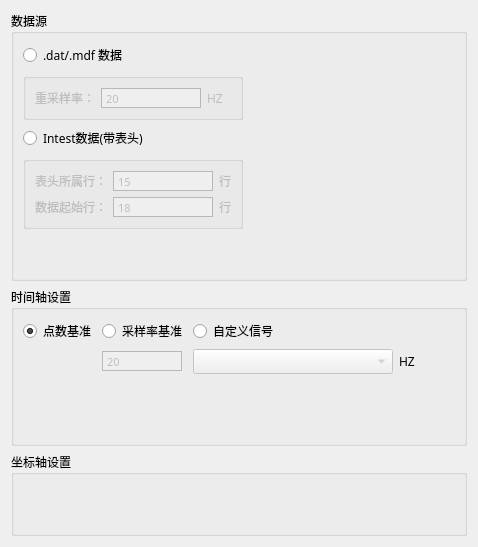
           <widget class="QWidget" name="DataViewer_setting">
            <attribute name="title">
             <string>DataViewer</string>
            </attribute>
            <layout class="QVBoxLayout" name="verticalLayout_6">
             <item>
              <widget class="QGroupBox" name="DataViewer_setting_Rawdata">
               <property name="font">
                <font>
                 <family>Microsoft YaHei</family>
                </font>
               </property>
               <property name="title">
                <string>数据源</string>
               </property>
               <layout class="QGridLayout" name="gridLayout_12">
                <item row="3" column="0" colspan="3">
                 <widget class="QGroupBox" name="DataViewer_setting_Rawdata_Intest_Group">
                  <property name="title">
                   <string/>
                  </property>
                  <layout class="QGridLayout" name="gridLayout_22">
                   <item row="0" column="0">
                    <widget class="QLabel" name="DataViewer_setting_Rawdata_Intest_feature">
                     <property name="enabled">
                      <bool>false</bool>
                     </property>
                     <property name="minimumSize">
                      <size>
                       <width>0</width>
                       <height>0</height>
                      </size>
                     </property>
                     <property name="font">
                      <font>
                       <family>Microsoft YaHei UI</family>
                      </font>
                     </property>
                     <property name="text">
                      <string>表头所属行：</string>
                     </property>
                    </widget>
                   </item>
                   <item row="0" column="1">
                    <widget class="QTextEdit" name="DataViewer_setting_Rawdata_Intest_hang_data_TE">
                     <property name="enabled">
                      <bool>false</bool>
                     </property>
                     <property name="minimumSize">
                      <size>
                       <width>0</width>
                       <height>0</height>
                      </size>
                     </property>
                     <property name="maximumSize">
                      <size>
                       <width>100</width>
                       <height>20</height>
                      </size>
                     </property>
                     <property name="verticalScrollBarPolicy">
                      <enum>Qt::ScrollBarAlwaysOff</enum>
                     </property>
                     <property name="horizontalScrollBarPolicy">
                      <enum>Qt::ScrollBarAlwaysOff</enum>
                     </property>
                     <property name="html">
                      <string>&lt;!DOCTYPE HTML PUBLIC &quot;-//W3C//DTD HTML 4.0//EN&quot; &quot;http://www.w3.org/TR/REC-html40/strict.dtd&quot;&gt;
&lt;html&gt;&lt;head&gt;&lt;meta name=&quot;qrichtext&quot; content=&quot;1&quot; /&gt;&lt;style type=&quot;text/css&quot;&gt;
p, li { white-space: pre-wrap; }
&lt;/style&gt;&lt;/head&gt;&lt;body style=&quot; font-family:'Microsoft YaHei'; font-size:8.25pt; font-weight:400; font-style:normal;&quot;&gt;
&lt;p style=&quot; margin-top:0px; margin-bottom:0px; margin-left:0px; margin-right:0px; -qt-block-indent:0; text-indent:0px;&quot;&gt;&lt;span style=&quot; font-family:'MS Shell Dlg 2';&quot;&gt;15&lt;/span&gt;&lt;/p&gt;&lt;/body&gt;&lt;/html&gt;</string>
                     </property>
                    </widget>
                   </item>
                   <item row="0" column="3">
                    <widget class="QLabel" name="DataViewer_setting_Rawdata_Intest_hang_feature">
                     <property name="enabled">
                      <bool>false</bool>
                     </property>
                     <property name="minimumSize">
                      <size>
                       <width>0</width>
                       <height>0</height>
                      </size>
                     </property>
                     <property name="text">
                      <string>行</string>
                     </property>
                    </widget>
                   </item>
                   <item row="1" column="1">
                    <widget class="QTextEdit" name="DataViewer_setting_Rawdata_Intest_hang_feature_TE">
                     <property name="enabled">
                      <bool>false</bool>
                     </property>
                     <property name="minimumSize">
                      <size>
                       <width>0</width>
                       <height>0</height>
                      </size>
                     </property>
                     <property name="maximumSize">
                      <size>
                       <width>100</width>
                       <height>20</height>
                      </size>
                     </property>
                     <property name="verticalScrollBarPolicy">
                      <enum>Qt::ScrollBarAlwaysOff</enum>
                     </property>
                     <property name="horizontalScrollBarPolicy">
                      <enum>Qt::ScrollBarAlwaysOff</enum>
                     </property>
                     <property name="html">
                      <string>&lt;!DOCTYPE HTML PUBLIC &quot;-//W3C//DTD HTML 4.0//EN&quot; &quot;http://www.w3.org/TR/REC-html40/strict.dtd&quot;&gt;
&lt;html&gt;&lt;head&gt;&lt;meta name=&quot;qrichtext&quot; content=&quot;1&quot; /&gt;&lt;style type=&quot;text/css&quot;&gt;
p, li { white-space: pre-wrap; }
&lt;/style&gt;&lt;/head&gt;&lt;body style=&quot; font-family:'Microsoft YaHei'; font-size:8.25pt; font-weight:400; font-style:normal;&quot;&gt;
&lt;p style=&quot; margin-top:0px; margin-bottom:0px; margin-left:0px; margin-right:0px; -qt-block-indent:0; text-indent:0px;&quot;&gt;&lt;span style=&quot; font-family:'MS Shell Dlg 2';&quot;&gt;18&lt;/span&gt;&lt;/p&gt;&lt;/body&gt;&lt;/html&gt;</string>
                     </property>
                    </widget>
                   </item>
                   <item row="1" column="3">
                    <widget class="QLabel" name="DataViewer_setting_Rawdata_Intest_hang_data">
                     <property name="enabled">
                      <bool>false</bool>
                     </property>
                     <property name="minimumSize">
                      <size>
                       <width>0</width>
                       <height>0</height>
                      </size>
                     </property>
                     <property name="text">
                      <string>行</string>
                     </property>
                    </widget>
                   </item>
                   <item row="1" column="0">
                    <widget class="QLabel" name="DataViewer_setting_Rawdata_Intest_data">
                     <property name="enabled">
                      <bool>false</bool>
                     </property>
                     <property name="minimumSize">
                      <size>
                       <width>0</width>
                       <height>0</height>
                      </size>
                     </property>
                     <property name="font">
                      <font>
                       <family>Microsoft YaHei UI</family>
                      </font>
                     </property>
                     <property name="text">
                      <string>数据起始行：</string>
                     </property>
                    </widget>
                   </item>
                  </layout>
                 </widget>
                </item>
                <item row="0" column="3">
                 <spacer name="horizontalSpacer">
                  <property name="orientation">
                   <enum>Qt::Horizontal</enum>
                  </property>
                  <property name="sizeHint" stdset="0">
                   <size>
                    <width>40</width>
                    <height>20</height>
                   </size>
                  </property>
                 </spacer>
                </item>
                <item row="7" column="1">
                 <spacer name="verticalSpacer">
                  <property name="orientation">
                   <enum>Qt::Vertical</enum>
                  </property>
                  <property name="sizeHint" stdset="0">
                   <size>
                    <width>20</width>
                    <height>40</height>
                   </size>
                  </property>
                 </spacer>
                </item>
                <item row="2" column="0">
                 <widget class="QRadioButton" name="DataViewer_setting_Rawdata_Intest_RB">
                  <property name="text">
                   <string>Intest数据(带表头)</string>
                  </property>
                 </widget>
                </item>
                <item row="1" column="0" colspan="3">
                 <widget class="QGroupBox" name="DataViewer_setting_Rawdata_mdf_res_Group">
                  <property name="title">
                   <string/>
                  </property>
                  <layout class="QGridLayout" name="gridLayout_24">
                   <item row="0" column="0">
                    <widget class="QLabel" name="DataViewer_setting_Rawdata_mdf_res_HZ">
                     <property name="enabled">
                      <bool>false</bool>
                     </property>
                     <property name="minimumSize">
                      <size>
                       <width>0</width>
                       <height>0</height>
                      </size>
                     </property>
                     <property name="font">
                      <font>
                       <family>Microsoft YaHei UI</family>
                      </font>
                     </property>
                     <property name="text">
                      <string>重采样率：</string>
                     </property>
                    </widget>
                   </item>
                   <item row="0" column="3">
                    <widget class="QLabel" name="DataViewer_setting_Rawdata_mdf_HZ">
                     <property name="enabled">
                      <bool>false</bool>
                     </property>
                     <property name="minimumSize">
                      <size>
                       <width>0</width>
                       <height>0</height>
                      </size>
                     </property>
                     <property name="text">
                      <string>HZ</string>
                     </property>
                    </widget>
                   </item>
                   <item row="0" column="1">
                    <widget class="QTextEdit" name="DataViewer_setting_Rawdata_mdf_res_TE">
                     <property name="enabled">
                      <bool>false</bool>
                     </property>
                     <property name="minimumSize">
                      <size>
                       <width>0</width>
                       <height>0</height>
                      </size>
                     </property>
                     <property name="maximumSize">
                      <size>
                       <width>100</width>
                       <height>20</height>
                      </size>
                     </property>
                     <property name="verticalScrollBarPolicy">
                      <enum>Qt::ScrollBarAlwaysOff</enum>
                     </property>
                     <property name="horizontalScrollBarPolicy">
                      <enum>Qt::ScrollBarAlwaysOff</enum>
                     </property>
                     <property name="html">
                      <string>&lt;!DOCTYPE HTML PUBLIC &quot;-//W3C//DTD HTML 4.0//EN&quot; &quot;http://www.w3.org/TR/REC-html40/strict.dtd&quot;&gt;
&lt;html&gt;&lt;head&gt;&lt;meta name=&quot;qrichtext&quot; content=&quot;1&quot; /&gt;&lt;style type=&quot;text/css&quot;&gt;
p, li { white-space: pre-wrap; }
&lt;/style&gt;&lt;/head&gt;&lt;body style=&quot; font-family:'Microsoft YaHei'; font-size:8.25pt; font-weight:400; font-style:normal;&quot;&gt;
&lt;p style=&quot; margin-top:0px; margin-bottom:0px; margin-left:0px; margin-right:0px; -qt-block-indent:0; text-indent:0px;&quot;&gt;&lt;span style=&quot; font-family:'MS Shell Dlg 2';&quot;&gt;20&lt;/span&gt;&lt;/p&gt;&lt;/body&gt;&lt;/html&gt;</string>
                     </property>
                    </widget>
                   </item>
                  </layout>
                 </widget>
                </item>
                <item row="0" column="0">
                 <widget class="QRadioButton" name="DataViewer_setting_Rawdata_mdf_res_RB">
                  <property name="text">
                   <string>.dat/.mdf 数据</string>
                  </property>
                 </widget>
                </item>
               </layout>
              </widget>
             </item>
             <item>
              <widget class="QGroupBox" name="DataViewer_setting_Time_axis">
               <property name="font">
                <font>
                 <family>Microsoft YaHei</family>
                </font>
               </property>
               <property name="title">
                <string>时间轴设置</string>
               </property>
               <layout class="QGridLayout" name="gridLayout_11">
                <item row="0" column="1">
                 <widget class="QRadioButton" name="DataViewer_setting_Time_axis_Samples_RB">
                  <property name="sizePolicy">
                   <sizepolicy hsizetype="Minimum" vsizetype="Fixed">
                    <horstretch>0</horstretch>
                    <verstretch>0</verstretch>
                   </sizepolicy>
                  </property>
                  <property name="font">
                   <font>
                    <family>Microsoft YaHei</family>
                   </font>
                  </property>
                  <property name="text">
                   <string>采样率基准</string>
                  </property>
                  <attribute name="buttonGroup">
                   <string notr="true">buttonGroup_DataViewer_TimeAxisSetting</string>
                  </attribute>
                 </widget>
                </item>
                <item row="1" column="1">
                 <widget class="QTextEdit" name="DataViewer_setting_Time_axis_Samples_TE">
                  <property name="enabled">
                   <bool>false</bool>
                  </property>
                  <property name="maximumSize">
                   <size>
                    <width>80</width>
                    <height>20</height>
                   </size>
                  </property>
                  <property name="font">
                   <font>
                    <family>Microsoft YaHei</family>
                   </font>
                  </property>
                  <property name="verticalScrollBarPolicy">
                   <enum>Qt::ScrollBarAlwaysOff</enum>
                  </property>
                  <property name="horizontalScrollBarPolicy">
                   <enum>Qt::ScrollBarAlwaysOff</enum>
                  </property>
                  <property name="html">
                   <string>&lt;!DOCTYPE HTML PUBLIC &quot;-//W3C//DTD HTML 4.0//EN&quot; &quot;http://www.w3.org/TR/REC-html40/strict.dtd&quot;&gt;
&lt;html&gt;&lt;head&gt;&lt;meta name=&quot;qrichtext&quot; content=&quot;1&quot; /&gt;&lt;style type=&quot;text/css&quot;&gt;
p, li { white-space: pre-wrap; }
&lt;/style&gt;&lt;/head&gt;&lt;body style=&quot; font-family:'Microsoft YaHei'; font-size:8.25pt; font-weight:400; font-style:normal;&quot;&gt;
&lt;p style=&quot; margin-top:0px; margin-bottom:0px; margin-left:0px; margin-right:0px; -qt-block-indent:0; text-indent:0px;&quot;&gt;&lt;span style=&quot; font-family:'MS Shell Dlg 2';&quot;&gt;20&lt;/span&gt;&lt;/p&gt;&lt;/body&gt;&lt;/html&gt;</string>
                  </property>
                 </widget>
                </item>
                <item row="4" column="4">
                 <spacer name="horizontalSpacer_2">
                  <property name="orientation">
                   <enum>Qt::Horizontal</enum>
                  </property>
                  <property name="sizeHint" stdset="0">
                   <size>
                    <width>40</width>
                    <height>20</height>
                   </size>
                  </property>
                 </spacer>
                </item>
                <item row="6" column="1">
                 <spacer name="verticalSpacer_2">
                  <property name="orientation">
                   <enum>Qt::Vertical</enum>
                  </property>
                  <property name="sizeHint" stdset="0">
                   <size>
                    <width>20</width>
                    <height>40</height>
                   </size>
                  </property>
                 </spacer>
                </item>
                <item row="1" column="2">
                 <widget class="QComboBox" name="DataViewer_setting_Time_axis_Samples_comboBox">
                  <property name="enabled">
                   <bool>false</bool>
                  </property>
                  <property name="minimumSize">
                   <size>
                    <width>200</width>
                    <height>0</height>
                   </size>
                  </property>
                 </widget>
                </item>
                <item row="0" column="2">
                 <widget class="QRadioButton" name="DataViewer_setting_Time_axis_Signal_RB">
                  <property name="font">
                   <font>
                    <family>Microsoft YaHei</family>
                   </font>
                  </property>
                  <property name="text">
                   <string>自定义信号</string>
                  </property>
                  <attribute name="buttonGroup">
                   <string notr="true">buttonGroup_DataViewer_TimeAxisSetting</string>
                  </attribute>
                 </widget>
                </item>
                <item row="0" column="0">
                 <widget class="QRadioButton" name="DataViewer_setting_Time_axis_Dots_RB">
                  <property name="sizePolicy">
                   <sizepolicy hsizetype="Minimum" vsizetype="Fixed">
                    <horstretch>0</horstretch>
                    <verstretch>0</verstretch>
                   </sizepolicy>
                  </property>
                  <property name="font">
                   <font>
                    <family>Microsoft YaHei</family>
                   </font>
                  </property>
                  <property name="text">
                   <string>点数基准</string>
                  </property>
                  <property name="checked">
                   <bool>true</bool>
                  </property>
                  <attribute name="buttonGroup">
                   <string notr="true">buttonGroup_DataViewer_TimeAxisSetting</string>
                  </attribute>
                 </widget>
                </item>
                <item row="1" column="3">
                 <widget class="QLabel" name="DataViewer_setting_Time_axis_Samples_HZ">
                  <property name="text">
                   <string>HZ</string>
                  </property>
                 </widget>
                </item>
               </layout>
               <zorder>DataViewer_setting_Time_axis_Dots_RB</zorder>
               <zorder>DataViewer_setting_Time_axis_Samples_RB</zorder>
               <zorder>DataViewer_setting_Time_axis_Signal_RB</zorder>
               <zorder>verticalSpacer_2</zorder>
               <zorder>horizontalSpacer_2</zorder>
               <zorder>DataViewer_setting_Time_axis_Samples_TE</zorder>
               <zorder>DataViewer_setting_Time_axis_Samples_comboBox</zorder>
               <zorder>DataViewer_setting_Time_axis_Samples_HZ</zorder>
              </widget>
             </item>
             <item>
              <widget class="QGroupBox" name="groupBox_2">
               <property name="font">
                <font>
                 <family>Microsoft YaHei</family>
                </font>
               </property>
               <property name="title">
                <string>坐标轴设置</string>
               </property>
               <layout class="QGridLayout" name="gridLayout_7">
                <item row="0" column="0">
                 <spacer name="verticalSpacer_3">
                  <property name="orientation">
                   <enum>Qt::Vertical</enum>
                  </property>
                  <property name="sizeHint" stdset="0">
                   <size>
                    <width>20</width>
                    <height>40</height>
                   </size>
                  </property>
                 </spacer>
                </item>
               </layout>
              </widget>
             </item>
            </layout>
           </widget>
